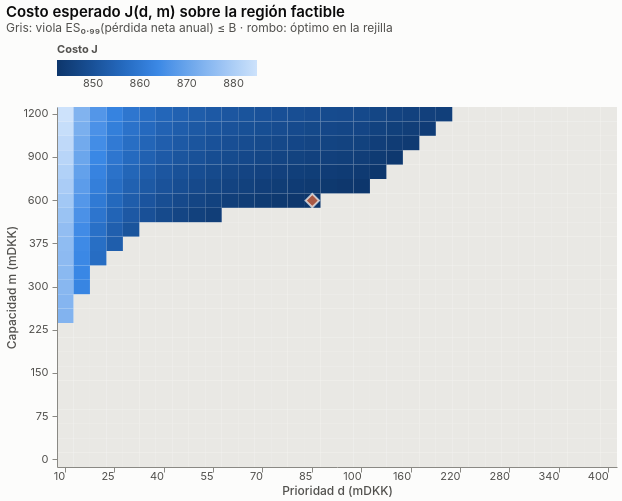

The notebook cell this image was saved under:
### Markdown cell above
**Optimización.** Con 50 000 años simulados de pérdida anual Poisson compuesta, cobertura por ocurrencia con
reinstalación ilimitada, tarifa $\Pi=(1+\theta)\mathbb E R+\gamma m$ ($\theta=0.25$, $\gamma=0.01$) y la
restricción $\mathrm{ES}_{0.99}(S^{\text{net}})\le B$ con $B = 75\%$ del ES bruto, se recorre una rejilla de $(d,m)$.

### Code cell
fig["05_costo_capa"]

### Figure 1 — Vega-Lite specification as saved in the notebook (floating-point values rounded to 4 significant figures; data arrays with more than 128 entries replaced by an {"elided": "..."} marker saying what was removed)
{"$schema": "https://vega.github.io/schema/vega-lite/v6.4.1.json", "config": {"axis": {"domainColor": "#8a8984", "gridColor": "#e9e8e4", "labelColor": "#52514e", "labelFontSize": 11, "labelPadding": 4, "tickColor": "#8a8984", "titleColor": "#52514e", "titleFontSize": 12, "titleFontWeight": 500}, "axisX": {"grid": false}, "background": "#fcfcfb", "bar": {"cornerRadiusEnd": 4}, "font": "Inter, Segoe UI, Helvetica, Arial, sans-serif", "legend": {"labelColor": "#52514e", "labelFontSize": 11, "orient": "top", "symbolStrokeWidth": 2, "titleColor": "#52514e", "titleFontSize": 11}, "line": {"strokeWidth": 2}, "point": {"filled": true, "size": 64}, "range": {"category": ["#2a78d6", "#eb6834", "#1baf7a"]}, "title": {"anchor": "start", "color": "#0b0b0b", "fontSize": 15, "fontWeight": 600, "offset": 10, "subtitleColor": "#52514e", "subtitleFontSize": 12}, "view": {"stroke": null}}, "datasets": {"data-2f110c7b909f4bb1ca4f00e512f43fb3": {"elided": "677 records"}, "data-702bd7164f8490bf29483b01bd1a7770": {"elided": "173 records"}, "data-cf8bdd223e2b751bc56377ea5f3c26b2": [{"ER": 23.63, "ES_net": 1345.0, "J": 842.3, "d": 85.0, "factible": true, "m": 600.0, "prima": 35.54}]}, "height": 360, "layer": [{"data": {"name": "data-2f110c7b909f4bb1ca4f00e512f43fb3"}, "encoding": {"tooltip": [{"field": "d", "type": "quantitative"}, {"field": "m", "type": "quantitative"}, {"field": "ES_net", "format": ",.1f", "title": "ES neto (no factible)", "type": "quantitative"}], "x": {"field": "d", "type": "ordinal"}, "y": {"field": "m", "sort": "descending", "type": "ordinal"}}, "mark": {"color": "#e9e8e4", "type": "rect"}}, {"data": {"name": "data-702bd7164f8490bf29483b01bd1a7770"}, "encoding": {"color": {"field": "J", "scale": {"range": ["#0d366b", "#184f95", "#256abf", "#3987e5", "#6da7ec", "#9ec5f4", "#cde2fb"]}, "title": "Costo J", "type": "quantitative"}, "tooltip": [{"field": "d", "type": "quantitative"}, {"field": "m", "type": "quantitative"}, {"field": "J", "format": ",.2f", "type": "quantitative"}, {"field": "ES_net", "format": ",.1f", "title": "ES neto", "type": "quantitative"}], "x": {"axis": {"labelAngle": 0, "values": [10.0, 25.0, 40.0, 55.0, 70.0, 85.0, 100.0, 160.0, 220.0, 280.0, 340.0, 400.0]}, "field": "d", "title": "Prioridad d (mDKK)", "type": "ordinal"}, "y": {"axis": {"values": [0.0, 75.0, 150.0, 225.0, 300.0, 375.0, 600.0, 900.0, 1200.0]}, "field": "m", "sort": "descending", "title": "Capacidad m (mDKK)", "type": "ordinal"}}, "mark": {"type": "rect"}}, {"data": {"name": "data-cf8bdd223e2b751bc56377ea5f3c26b2"}, "encoding": {"tooltip": [{"field": "d", "type": "quantitative"}, {"field": "m", "type": "quantitative"}, {"field": "J", "format": ",.2f", "type": "quantitative"}], "x": {"field": "d", "type": "ordinal"}, "y": {"field": "m", "sort": "descending", "type": "ordinal"}}, "mark": {"color": "#eb6834", "filled": true, "shape": "diamond", "size": 180, "stroke": "#fcfcfb", "strokeWidth": 2, "type": "point"}}], "title": {"subtitle": "Gris: viola ES₀.₉₉(pérdida neta anual) ≤ B · rombo: óptimo en la rejilla", "text": "Costo esperado J(d, m) sobre la región factible"}, "width": 560}
